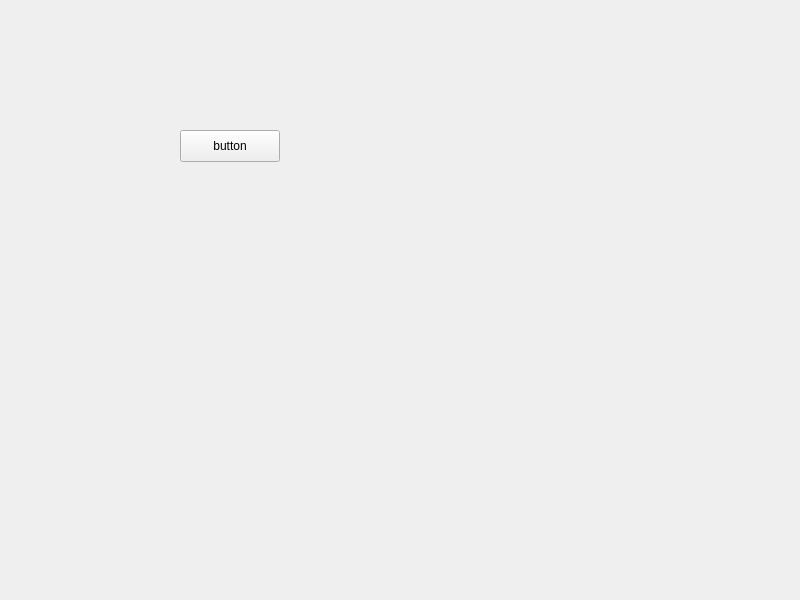
<?xml version="1.0" encoding="UTF-8"?>
<ui version="4.0">
 <class>Widget</class>
 <widget class="QWidget" name="Widget">
  <property name="geometry">
   <rect>
    <x>0</x>
    <y>0</y>
    <width>800</width>
    <height>600</height>
   </rect>
  </property>
  <property name="windowTitle">
   <string>Widget</string>
  </property>
  <widget class="QPushButton" name="pushButton">
   <property name="geometry">
    <rect>
     <x>180</x>
     <y>130</y>
     <width>100</width>
     <height>32</height>
    </rect>
   </property>
   <property name="text">
    <string>button</string>
   </property>
  </widget>
 </widget>
 <resources/>
 <connections/>
</ui>
